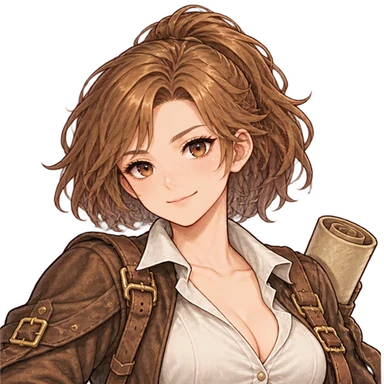
#> input picture assets/images/characters/face_battler_1.webp, 384 x 384 px
$ python -i adult_walk_build.py   (imports and definitions only)
#> lines starting #> are read from the running program, lines starting #| are printed output that depends on the picture; after the words box and inside, x2 and y2 are one past the last pixel; in counts of white or black regions, pixels touching at a corner belong together
# -*- coding: utf-8 -*-
"""大人の人物の歩く絵（2026-10-23 納品）を、ゲーム用のシートにする

届く絵（1人につき3枚。docs/design/characters-adult-20261022/ の依頼どおり）:
  {ID}_walk_front.png / {ID}_walk_back.png / {ID}_walk_left.png
  1536×1024 に 512×1024 の枠が3つ。左から「立つ・右足を前・左足を前」。足元は枠の y≈940、背の高さ約860
  （男性主人公〔2026-10-23 の別便〕は背の高さ約944・足元 y≈972。人ごとに正面の「立つ」の背の高さで縮める倍率を決める）

作るもの（1コマ 216×288、足元 (108, 270)、人物の高さ約250。行は 正面・背中・左・右）:
  - 主人公：9列（歩き1周8コマ＋立ち止まり。2026-10-24〜）。第2版の絵（motion-v2/{ID}_{向き}_walk_{r,l}.png）がある向きは
    その8コマ（着く・沈む・足を運ぶ・伸び上がる ×右足・左足）、無い向きは今までの4コマを1コマずつ2回並べる。
    行は 正面・背中・左・右・左下・右下・左上・右上（--diag）＋ 走りの4行（正面・背中・左・右。motion-v2/{ID}_{向き}_run8.png が
    あればその8コマ、無ければ歩きの行の写し）。2026-10-24 ユーザー「四方向に」で --diag を付けず、正面・背中・左・右＋走り4行＝8行
  - NPC   ：4列（右足を前・立つ・左足を前・立つ）＝ 864×1152（2列目が待機の絵）
  - 主人公の選択画面の立ち絵：正面の「立つ」1コマ（216×288）
  右向きは左向きの左右反転。絵は描き直さない（縮小と位置合わせだけ）

使い方:
  python3 tools/art/adult_walk_build.py 届いた絵のフォルダ ID 出力.png [--npc] [--idle 立ち絵の出力.png] [--scale 倍率]

--scale：コマの大きさの倍率（2026-10-23 追加）。1.25 なら 1コマ 270×360・足元 (135, 338)。並び・位置の割合は同じなので、
  ゲームはそのまま読める。人物を大きく表示してもぼやけないように、ゲームのシートは 1.25 で作る（出力は .webp）。
  1.5 も試したが、iPhone で絵が大きすぎて歩くときにコマが飛んだ（2026-10-23）
--tone：大人向けの色の落ち着かせ（彩度 0.72・明るさ 0.94・コントラスト 1.06）を絵に焼き込む（2026-10-23 追加）。
  それまでは CSS の filter で毎回計算していて、歩くたびに描き直しが重くなっていた
--diag：斜め向きの4行を足す（主人公だけ。2026-10-23 追加）。行は 正面・背中・左・右・左下・右下・左上・右上 の8行になる。
  届く絵は1枚に1ポーズ：{ID}_{downleft,upleft}_{stand,rightfoot,leftfoot}.png（1024×1024 か 1254×1254）。
  絵ごとに大きさが違うので、1枚ずつ背の高さ（頭のてっぺん〜足元）を FIGURE_H にそろえる。右下・右上は左下・左上の左右反転
{ID}_walk_{front,back,left}_pass.png（2026-10-24〜。あれば）：足を運ぶ途中の絵（docs/design/walk-passing-20261024/。1枚に
  「右足で立ち左足を運ぶ・立つ（見本）・左足で立ち右足を運ぶ」）。歩きの「立つ」の2コマ（2列目・4列目）をこの2ポーズにする
{ID}_{front,back,left}_walk_pass_{r,l}.png（2026-10-24〜。あれば上より優先）：1枚に1ポーズの同じ絵（docs/design/motion-20261024/ の形）
--outline N：人物のまわりに N px の暗い輪郭を付ける（2026-10-23 追加）。背景の描き込みが強い街・部屋で人物が埋もれないように。
  同じ日に --tone（色を落ち着かせる）はやめた（背景を描き直して色の調整を外したので、人物だけがくすんで見えたため）
"""
import sys
from pathlib import Path

import numpy as np
from PIL import Image
from scipy import ndimage

FW, FH = 216, 288
FOOT_X, FOOT_Y = 108, 270
FIGURE_H = 250          # ゲームのコマでの人物の高さ（いまの人物と同じ）
SRC_W = 512             # 届いた絵の1ポーズの枠の幅
WIN_W = 1024            # 1ポーズを切り出す幅（枠からのはみ出しも入る広さ）


# [22 lines left out: function split_poses, not called in this run]


def alpha(im: Image.Image) -> np.ndarray:
    return np.array(im)[..., 3] > 40


# [75 lines left out: functions body_band, body_center, body_shift, place, poses, pass_poses and 1 more, not called in this run]


V2_SLOT = 384  # 第2版の絵：1枚に4ポーズ（1536 幅を4つに）


# [130 lines left out: functions slot_windows, hat_color, hat_mask, cap_width, region_means, tone_match and 1 more, not called in this run]


def run8_windows(path: Path, walk_sheet: Image.Image) -> list[Image.Image]:
    """走りの絵（1枚に8ポーズ）を1ポーズずつの窓に分け、色味を歩きに合わせる"""
    return tone_match(slot_windows(Image.open(path).convert('RGBA'), 4, 2), split_poses(walk_sheet)[0])


# [49 lines left out: functions _gray, _bbox, head_ratios, not called in this run]


# 頭の照合がうまく効かない向き（2026-10-24）。女性の後ろ姿は帽子と長い髪のせいで、同じ絵の中でも最大 8% 測り違えた。
#  'hat'：帽子の横幅（元の絵の解像度）で測り、1枚の絵ごとの真ん中の値でそろえる（後ろ姿でも ±1〜2% で安定して測れた）
MATCH_MODE: dict[tuple[str, str, str], str] = {
    ('player_female', 'back', 'walk'): 'hat',
    ('player_female', 'back', 'run'): 'hat',
}


# [71 lines left out: functions hat_ratios, per_image_median, robust, refine, run8_poses, not called in this run]


def v2_windows(path: Path) -> list[Image.Image]:
    """第2版の絵（1枚に4ポーズ）を1ポーズずつの窓に分ける"""
    sheet = Image.open(path).convert('RGBA')
#> sheet is the input picture: PIL image 384x384 RGBA; mean R, G, B, A 104.5, 76.5, 60.2, 160.2
    wins = []
    for p in range(4):
        win = Image.new('RGBA', (WIN_W, sheet.height), (0, 0, 0, 0))
        win.alpha_composite(sheet.crop((p * V2_SLOT, 0, (p + 1) * V2_SLOT, sheet.height)), ((WIN_W - V2_SLOT) // 2, 0))
        # となりのポーズからはみ出したかけら（小さなかたまり）を消す
        arr = np.array(win)
        lab, n = ndimage.label(ndimage.binary_dilation(arr[..., 3] > 40, iterations=3))
        if n > 1:
            sizes = ndimage.sum(np.ones_like(lab), lab, range(1, n + 1))
            arr[..., 3] = np.where(lab == int(np.argmax(sizes)) + 1, arr[..., 3], 0)
            win = Image.fromarray(arr)
        wins.append(win)
#> this loop made 4 passes
#> n on passes 1 to 4: 1, 0, 0, 0
#> pass 1, in v2_windows, `arr = np.array(win)`:
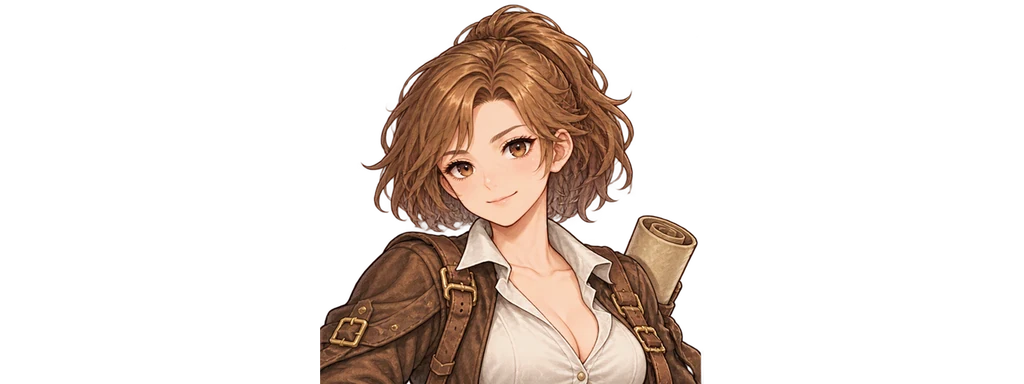
#> arr: shape (384, 1024, 4); mean R, G, B, A 38.5, 28.2, 22.1, 60.1; transparent parts drawn white
#> pass 1, in v2_windows, `lab, n = ndimage.label(ndimage.binary_dilation(arr[..., 3] > 40, itera..`:
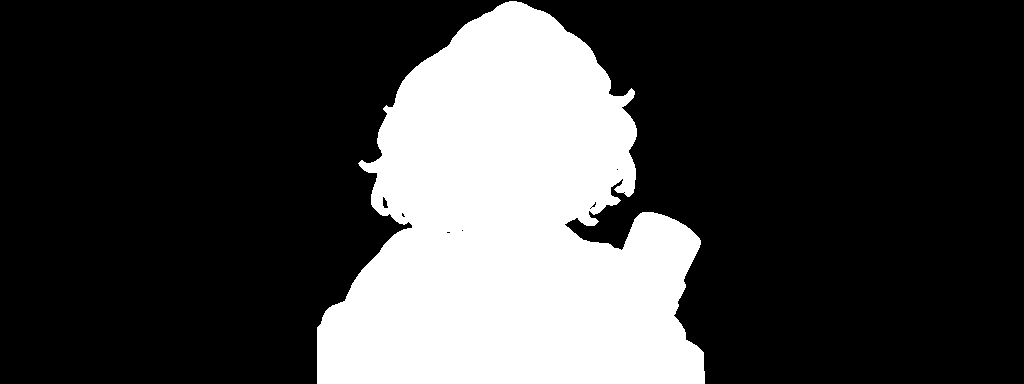
#> lab: shape (384, 1024) int32; values 0 (black) and 1 (white), 25.4% white; 1 white region, box (x1, y1, x2, y2) and area: (317, 1, 705, 384) 99701
#> after the loop, wins = 4 items
    return wins


# [218 lines left out: functions v2_poses, place_poses, diag_poses, figure_height, tone, outline and 1 more, not called in this run]


# [2 lines not run here, left out]

>>> result = v2_windows('../../assets/images/characters/face_battler_1.webp')
#> result = 4 items

$ run again, on assets/images/characters/face_guardian_wind_zephyra.webp
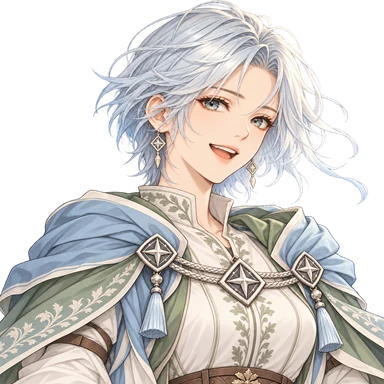
#> input picture assets/images/characters/face_guardian_wind_zephyra.webp, 384 x 384 px
#> in v2_windows, sheet is the input picture: PIL image 384x384 RGBA; mean R, G, B, A 134.3, 130.7, 128, 161.5
#> the loop in v2_windows, `for p in range(4):` made 4 passes
#> n on passes 1 to 4: 1, 0, 0, 0
#> pass 1, in v2_windows, `arr = np.array(win)`:
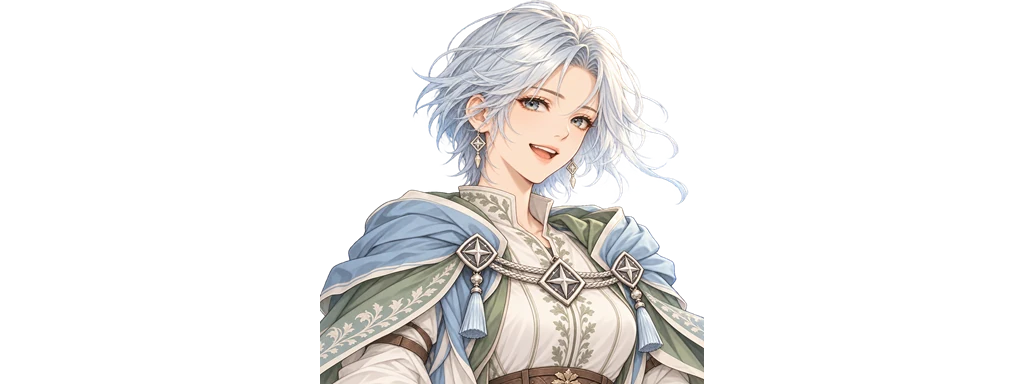
#> arr: shape (384, 1024, 4); mean R, G, B, A 46.9, 45.5, 44.4, 60.6; transparent parts drawn white
#> pass 1, in v2_windows, `lab, n = ndimage.label(ndimage.binary_dilation(arr[..., 3] > 40, itera..`:
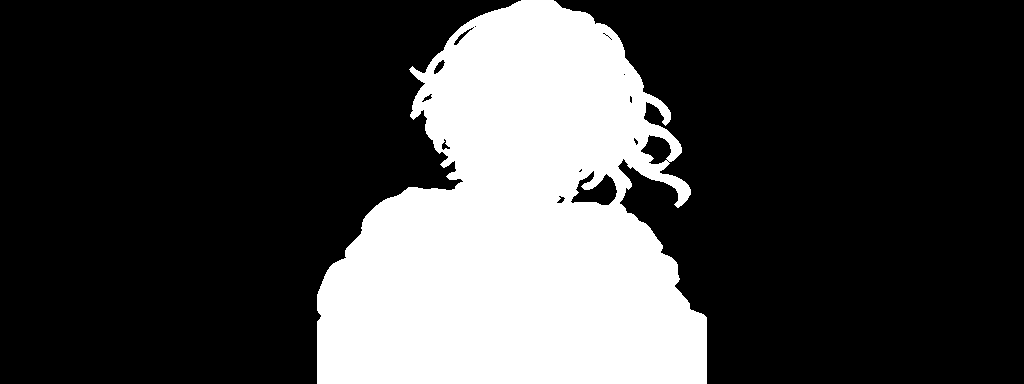
#> lab: shape (384, 1024) int32; values 0 (black) and 1 (white), 26.1% white; 1 white region, box (x1, y1, x2, y2) and area: (317, 0, 707, 384) 102472
#> after the loop in v2_windows, `for p in range(4):`: wins = 4 items
